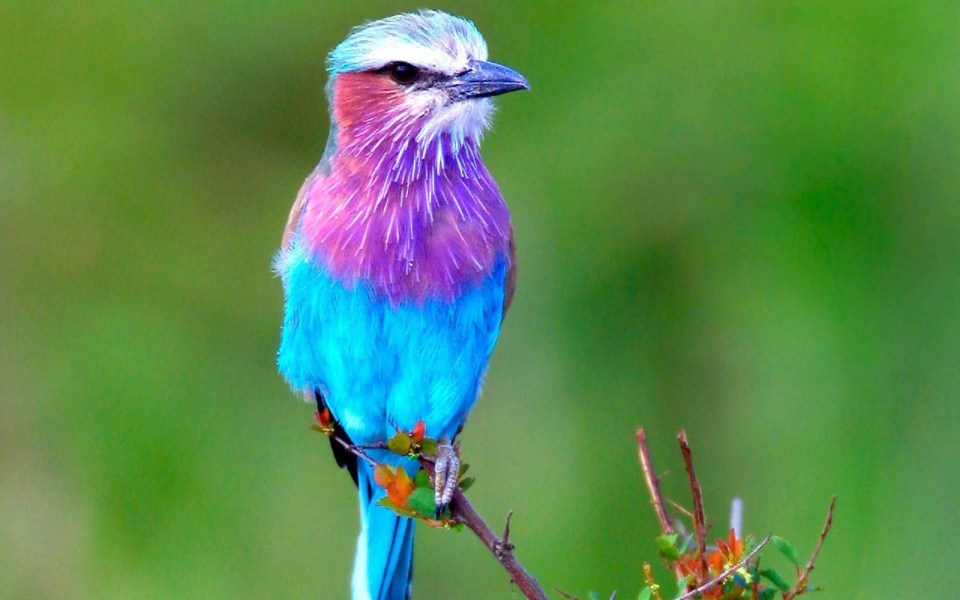
#> input picture Resources/bird.jpg, 1920 x 1200 px, found by its file name (shown at 1/2 size)
$ jupyter execute 1_2_matplotlib.ipynb
#> lines starting #> are read from the running program, lines starting #| are printed output that depends on the picture
[cell 1]
from PIL import Image
import matplotlib.pyplot as plt
import numpy as np

# Plotting images, points and lines

[cell 2]
# read image to array
im = np.array(Image.open('Resources/bird.jpg'))
#> im is the input picture: shape (1200, 1920, 3); mean R, G, B 89.5, 136.7, 80.3

# plot the image
plt.imshow(im)

# some points
x = [100, 100, 400, 400]
y = [200, 500, 200, 500]

# plot the points with red star-markers
#plot(x, y, 'r*')

# line plot connecting the first two points
#plot(x[:2], y[:2])

# remove axis
plt.axis('off')

# add tittle and show the plot
plt.title('Plotting: "Resources/bird.jpg"')
plt.show()

# Image contours and histograms

## Contour plot

[cell 3]
# read image to array and convert to grayscale
im = np.array(Image.open('Resources/bird.jpg').convert('L'))
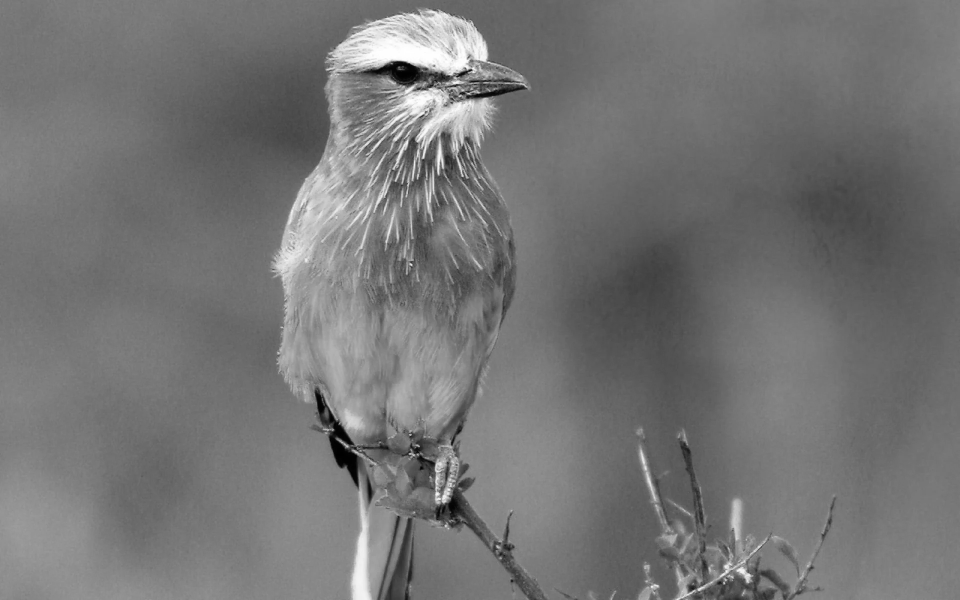
#> im: shape (1200, 1920) (shown at 1/2 size); min 0, max 255, mean 116.2

# create a new figure
plt.figure()
# don't use colors
plt.gray()
# show contours with origin upper left corner
plt.contour(im, origin='image')
plt.axis('equal')
plt.axis('off')
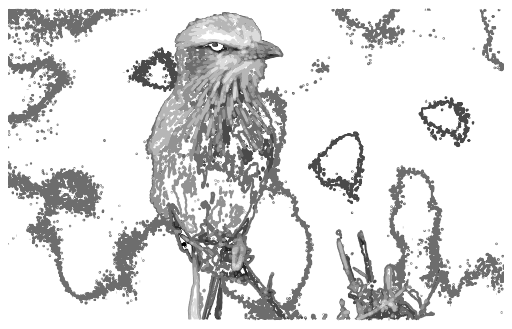
#> figure drawn by matplotlib, 1 panel

## Histogram plot

[cell 4]
plt.figure()
plt.hist(im.flatten(), 128)
plt.show()
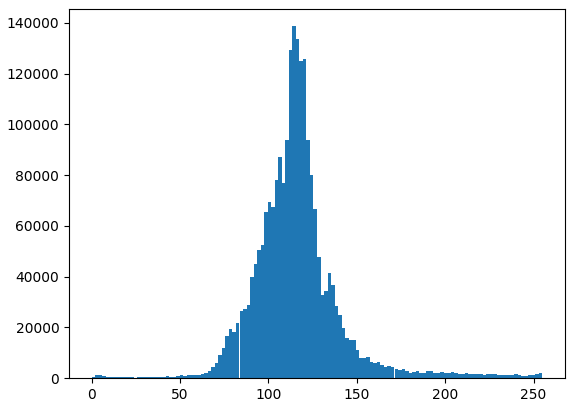
#> figure drawn by matplotlib, 1 panel; tallest bar 138732 high, from x = 113.6 to 115.5

$ run again, with Resources/building.jpg copied over Resources/bird.jpg
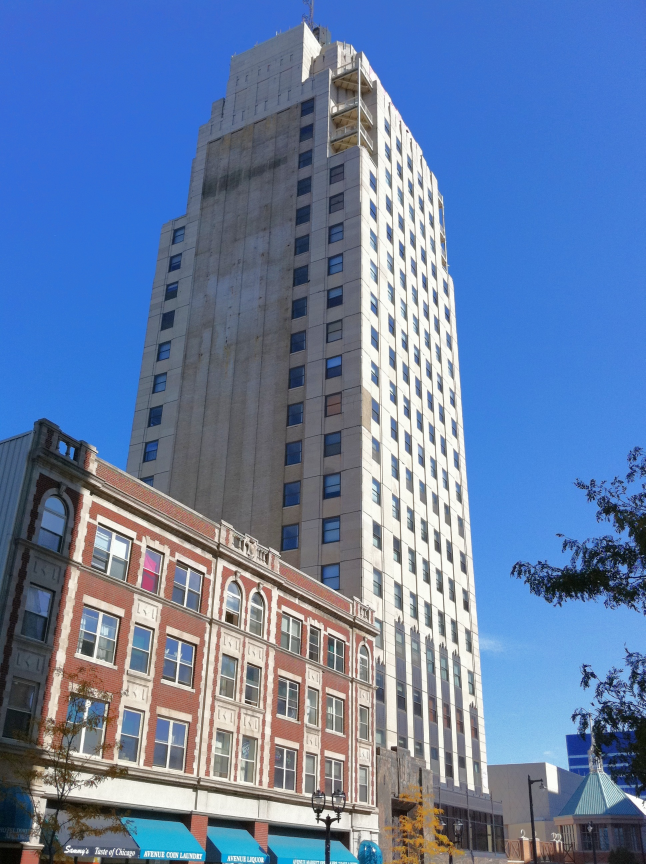
#> input picture Resources/building.jpg, 1936 x 2592 px, found by its file name (shown at 1/3 size)
#> im is the input picture: shape (2592, 1936, 3); mean R, G, B 103.2, 126.8, 165.6
#> `im = np.array(Image.open('Resources/bird.jpg').convert('L'))`:
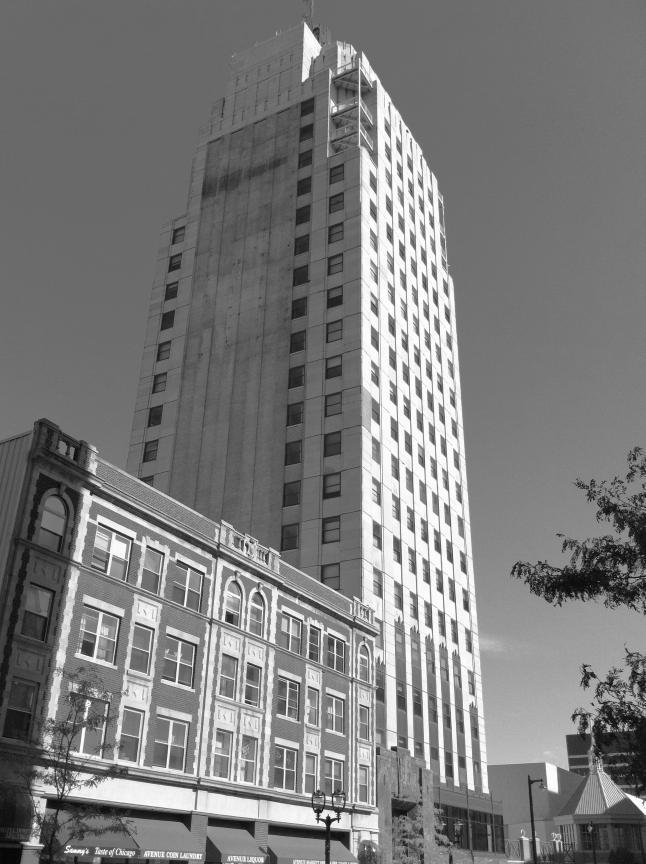
#> im: shape (2592, 1936) (shown at 1/3 size); min 0, max 255, mean 124.2
#> `plt.show()`:
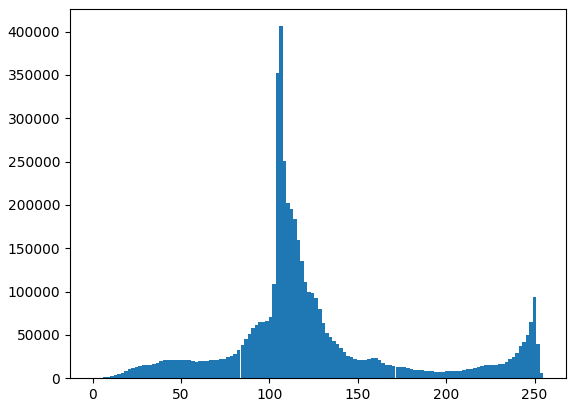
#> figure drawn by matplotlib, 1 panel; tallest bar 406131 high, from x = 105.6 to 107.6
